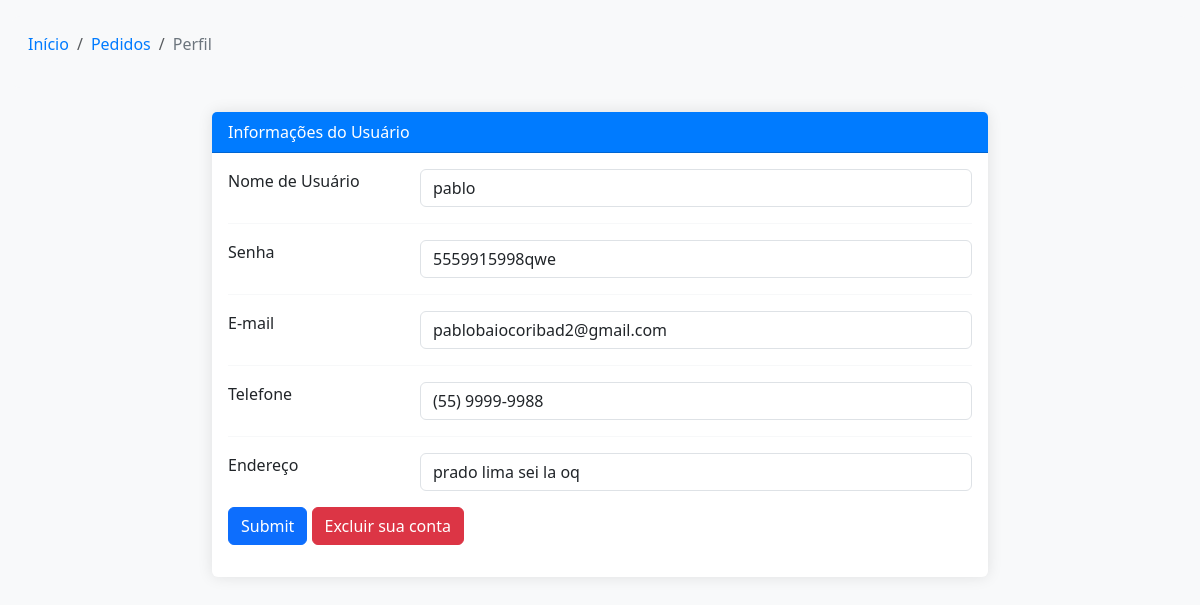
/usuario/perfil.php (signed in), run on the app's committed database.
### tables this page shows
CREATE TABLE IF NOT EXISTS `usuario` (
  `id_usuario` int NOT NULL AUTO_INCREMENT,
  `nome` varchar(255) NOT NULL,
  `senha` varchar(30) NOT NULL,
  `email` varchar(255) NOT NULL,
  `telefone` varchar(30) NOT NULL,
  `endereco` varchar(255) NOT NULL,
  `nivel` int DEFAULT NULL,
  PRIMARY KEY (`id_usuario`)
);

### usuario/perfil.php (the view, shortened to what this page needs)
<?php
include '../config/conexao.php';
if (isset($_SESSION)) {
    $id = $_SESSION['id_usuario'];
    $sql = "SELECT * FROM usuario WHERE id_usuario = '$id'";
    $query = mysqli_query($conexao, $sql);
    $usuario = mysqli_fetch_assoc($query);
    $nome = $usuario['nome'];
    $senha = $usuario['senha'];
    $email = $usuario['email'];
    $telefone = $usuario['telefone'];
    $endereco = $usuario['endereco'];
} else {
    header("location:../index.php");
    die;
}
?>
<html lang="en">
<head>
    <link href="https://cdn.jsdelivr.net/npm/bootstrap@5.3.2/dist/css/bootstrap.min.css" rel="stylesheet"
>
</head>
<body>
    <div class="container-fluid py-3">
        <div class="row">
            <div class="col">
                <nav aria-label="breadcrumb" class="bg-light rounded-3 p-3 mb-4">
                    <ol class="breadcrumb">
                        <li class="breadcrumb-item"><a href="../index.php">Início</a></li>
                        <li class="breadcrumb-item"><a href="pedidos.php">Pedidos</a></li>
                        <li class="breadcrumb-item active" aria-current="page">Perfil</li>
                    </ol>
                </nav>
            </div>
        </div>
        <div class="row justify-content-center">
            <div class="col-lg-8">
                <div class="card mb-4">
                    <div class="card-header">
                        Informações do Usuário
                    </div>
                    <form action="usuario.php" method="post">
                        <div class="card-body">
                            <div class="row">
                                <div class="col-sm-3">
                                    <p class="mb-0">Nome de Usuário</p>
                                </div>
                                <div class="col-sm-9">
                                    <input class="form-control" value="<?php echo $nome ?>" name="nome" type="text">
                                </div>
                            </div>
                            <hr>
                            <div class="row">
                                <div class="col-sm-3">
                                    <p class="mb-0">Senha</p>
                                </div>
                                <div class="col-sm-9">
                                    <input class="form-control" value="<?php echo $senha ?>" name="senha" type="text">
                                </div>
                            </div>
                            <hr>
                            <div class="row">
                                <div class="col-sm-3">
                                    <p class="mb-0">E-mail</p>
                                </div>
                                <div class="col-sm-9">
                                    <input class="form-control" value="<?php echo $email ?>" name="email" type="text">
                                </div>
                            </div>
                            <hr>
                            <div class="row">
                                <div class="col-sm-3">
                                    <p class="mb-0">Telefone</p>
                                </div>
                                <div class="col-sm-9">
                                    <input class="form-control" value="<?php echo $telefone ?>" name="telefone"
                                        type="text">
                                </div>
                            </div>
                            <hr>
                            <div class="row">
                                <div class="col-sm-3">
                                    <p class="mb-0">Endereço</p>
                                </div>
                                <div class="col-sm-9">
                                    <input class="form-control" value="<?php echo $endereco ?>" name="endereco"
                                        type="text">
                                </div>
                            </div>
                            <input class="btn mt-3  btn-primary" type="submit" name="editar-usuario">
                    <button type="button" class="btn mt-3 btn-danger" data-bs-toggle="modal" data-bs-target="#exampleModal" data-bs-whatever="@getbootstrap">Excluir sua conta</button>
                    </form>
                </div>
            </div>
        </div>
    </div>
</body>
</html>

### usuario/perfil.php (style rules this page uses)
body { background-color: #f8f9fa; color: #495057; }
.breadcrumb { background-color: transparent; padding: 0; }
.breadcrumb-item a { color: #007bff; text-decoration: none; }
.breadcrumb-item.active { color: #6c757d; }
.card { border: none; box-shadow: 0 0 15px rgba(0, 0, 0, 0.1); }
.card-header { background-color: #007bff; color: #fff; }
hr { border-top: 1px solid #dee2e6; }
.mb-0 { margin-bottom: 0; }

### data on the page
usuario: nome "pablo", senha "5559915998qwe", email "pablobaiocoribad2@gmail.com", telefone "(55) 9999-9988", endereco "prado lima sei la oq"
